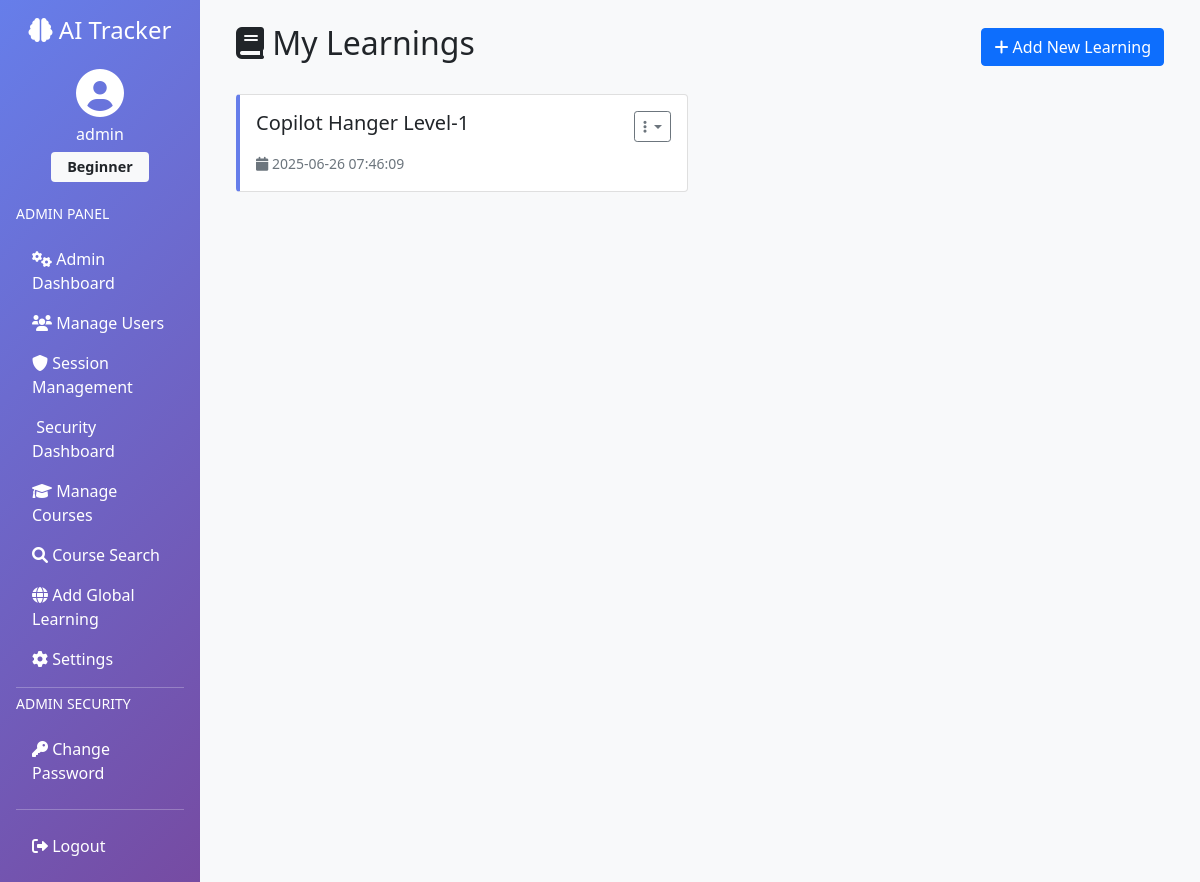
/learnings (signed in), run on the app's committed database.
### tables this page shows
CREATE TABLE users (
            id INTEGER PRIMARY KEY AUTOINCREMENT,
            username TEXT UNIQUE NOT NULL,
            password_hash TEXT NOT NULL,
            level TEXT DEFAULT 'Beginner',
            created_at TIMESTAMP DEFAULT CURRENT_TIMESTAMP
        , points INTEGER DEFAULT 0, status TEXT DEFAULT 'active', user_selected_level TEXT DEFAULT 'Beginner', session_token TEXT, last_login TIMESTAMP, last_activity TIMESTAMP, login_count INTEGER DEFAULT 0, password_reset_token TEXT, password_reset_expires TIMESTAMP, level_points INTEGER DEFAULT 0, level_updated_at TIMESTAMP);

CREATE TABLE learning_entries (
            id INTEGER PRIMARY KEY AUTOINCREMENT,
            user_id INTEGER NOT NULL,
            title TEXT NOT NULL,
            description TEXT,
            date_added TIMESTAMP DEFAULT CURRENT_TIMESTAMP,
            tags TEXT, custom_date DATE, is_global BOOLEAN DEFAULT 0,
            FOREIGN KEY (user_id) REFERENCES users (id)
        );

### app_clean.py (the view)
@app.route('/learnings')
@require_auth
def learnings():
    user = get_current_user()
    if not user:
        return redirect(url_for('login'))
    conn = get_db_connection()
    entries = conn.execute('''
        SELECT * FROM learning_entries
        WHERE user_id = ?
        ORDER BY date_added DESC
    ''', (user['id'],)).fetchall()
    conn.close()
    return render_template('learnings/index.html', entries=entries)

### app_clean.py (called while the page is built)
def get_db_connection():
    conn = sqlite3.connect(DATABASE)
    conn.row_factory = sqlite3.Row
    return conn

def get_current_user():
    if 'user_id' not in session:
        return None
    conn = get_db_connection()
    try:
        user = conn.execute('SELECT * FROM users WHERE id = ?', (session['user_id'],)).fetchone()
        return dict(user) if user else None
    finally:
        conn.close()

def require_auth(f):
    from functools import wraps
    @wraps(f)
    def decorated_function(*args, **kwargs):
        if 'user_id' not in session:
            flash('Please log in to access this page.', 'warning')
            return redirect(url_for('login'))
        return f(*args, **kwargs)
    return decorated_function

### templates/learnings/index.html (shortened to what this page needs)
{% extends "base.html" %}  {% block content %}
<div class="d-flex justify-content-between align-items-center mb-4">
  <h2><i class="fas fa-book"></i> My Learnings</h2>
  <a href="{{ url_for('add_learning') }}" class="btn btn-primary">
    <i class="fas fa-plus"></i> Add New Learning
  </a>
</div>
{% if entries %}
<div class="row">
  {% for entry in entries %}
  <div class="col-lg-6 mb-4">
    <div class="learning-card card h-100">
      <div class="card-body">
        <div class="d-flex justify-content-between align-items-start mb-2">
          <h5 class="card-title">{{ entry.title }}</h5>
          <div class="dropdown">
            <button
              class="btn btn-sm btn-outline-secondary dropdown-toggle"
              type="button"
              data-bs-toggle="dropdown"
            >
              <i class="fas fa-ellipsis-v"></i>
            </button>
          </div>
        </div>
        <small class="text-muted">
          <i class="fas fa-calendar"></i> {{ entry.date_added }}
        </small>
      </div>
    </div>
  </div>
  {% endfor %}
</div>
{% endif %} {% endblock %}

### templates/base.html (shortened to what this page needs)
<!DOCTYPE html>
<html lang="en">
  <head>
    <link
      href="https://cdn.jsdelivr.net/npm/bootstrap@5.1.3/dist/css/bootstrap.min.css"
      rel="stylesheet"
    />
    <link
      href="https://cdnjs.cloudflare.com/ajax/libs/font-awesome/6.0.0/css/all.min.css"
      rel="stylesheet"
    />
  </head>
  <body>
    {% if session.user_id %}
    <div class="container-fluid">
      <div class="row">
        <div class="col-md-3 col-lg-2 sidebar text-white p-0">
          <div class="p-3">
            <h4 class="text-center mb-4">
              <i class="fas fa-brain"></i> AI Tracker
            </h4>
            <div class="text-center mb-4">
              <div class="mb-2">
                <i class="fas fa-user-circle fa-3x"></i>
              </div>
              <h6>{{ session.username }}</h6>
              <span class="badge bg-light text-dark level-badge">
                {{ session.user_level }}
              </span>
            </div>
            <nav class="nav flex-column">
               {% if session.username == 'admin' %}
              <h6 class="text-uppercase small mb-3">Admin Panel</h6>
              <a
                class="nav-link text-white"
                href="{{ url_for('admin_dashboard') }}"
              >
                <i class="fas fa-cogs"></i> Admin Dashboard
              </a>
              <a
                class="nav-link text-white"
                href="{{ url_for('admin_users') }}"
              >
                <i class="fas fa-users"></i> Manage Users
              </a>
              <a
                class="nav-link text-white"
                href="{{ url_for('admin_sessions') }}"
              >
                <i class="fas fa-shield-alt"></i> Session Management
              </a>
              <a
                class="nav-link text-white"
                href="{{ url_for('admin_security') }}"
              >
                 Security Dashboard
              </a>
              <a
                class="nav-link text-white"
                href="{{ url_for('admin_courses') }}"
              >
                <i class="fas fa-graduation-cap"></i> Manage Courses
              </a>
              <a
                class="nav-link text-white"
                href="{{ url_for('admin_course_configs') }}"
              >
                <i class="fas fa-search"></i> Course Search
              </a>
              <a
                class="nav-link text-white"
                href="{{ url_for('add_learning') }}"
              >
                <i class="fas fa-globe"></i> Add Global Learning
              </a>
              <a
                class="nav-link text-white"
                href="{{ url_for('admin_settings') }}"
              >
                <i class="fas fa-cog"></i> Settings
              </a>
              <hr class="my-2" />
              <h6 class="text-uppercase small mb-3">Admin Security</h6>
              <a
                class="nav-link text-white"
                href="{{ url_for('admin_change_password') }}"
              >
                <i class="fas fa-key"></i> Change Password
              </a>
              {% else %}
              <a class="nav-link text-white" href="{{ url_for('profile') }}">
                <i class="fas fa-user"></i> My Profile
              </a>
              {% endif %}
              <hr class="my-3" />
              <a class="nav-link text-white" href="{{ url_for('logout') }}">
                <i class="fas fa-sign-out-alt"></i> Logout
              </a>
            </nav>
          </div>
        </div>
        <div class="col-md-9 col-lg-10 content-area">
          <div class="p-4">
            {% block content %}{% endblock %}
          </div>
        </div>
      </div>
    </div>
    {% endif %}
  </body>
</html>

### templates/base.html (style rules this page uses)
.sidebar { min-height: 100vh; background: linear-gradient(135deg, #667eea 0%, #764ba2 100%); }
.content-area { background-color: #f8f9fa; min-height: 100vh; }
.level-badge { font-size: 0.9rem; padding: 0.5rem 1rem; }
.learning-card { transition: transform 0.2s; border-left: 4px solid #667eea; }

### data on the page
users: username "admin"
learning_entries: title "Copilot Hanger Level-1", date_added "2025-06-26 07:46:09"

### other printed values
{{ session.user_level }} "Beginner"
